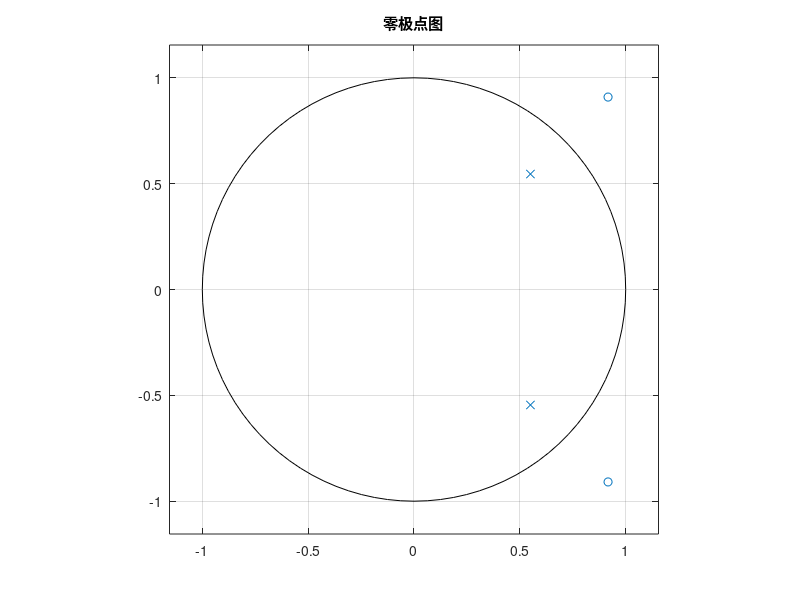

Reproduce this figure in MATLAB. (Note: this script raises an error after producing the figure.)
clear;
close all;
clc;


% ex08_07.m  |  例8.7 · 全通系统  |  AI 生成，已校验，R2023b
% 二阶离散系统分析：差分方程 y(n)-1.1y(n-1)+0.6y(n-2)=0.6x(n)-1.1x(n-1)+x(n-2)

clear; close all;

%% 1. 系统函数 H(z) 的系数与显示
b = [0.6, -1.1, 1];      % 分子系数（按 z^0, z^{-1}, z^{-2} 顺序）
a = [1, -1.1, 0.6];      % 分母系数
disp('系统函数 H(z) = (0.6 - 1.1z^{-1} + z^{-2}) / (1 - 1.1z^{-1} + 0.6z^{-2})')

%% 2. 零极点图
figure;
zplane(b, a);
title('零极点图');
% 设置字体与线宽
ax = gca; ax.FontSize = 24;
xlabel('实部'); ylabel('虚部');
% 调整零极点标记的大小/线宽
hLines = findobj(gca, 'Type', 'line');
set(hLines, 'LineWidth', 2);
hCircle = findobj(gca, 'Marker', 'o'); % 零点
set(hCircle, 'LineWidth', 2, 'MarkerSize', 10);
hCross = findobj(gca, 'Marker', 'x'); % 极点
set(hCross, 'LineWidth', 2, 'MarkerSize', 10);
grid on;

%% 3. 单位样值响应
n_imp = 0:30;
h_imp = impz(b, a, n_imp);
figure;
stem(n_imp, h_imp, 'b', 'LineWidth', 2, 'MarkerSize', 6);
xlabel('n'); ylabel('h(n)');
title('单位样值响应');
ax = gca; ax.FontSize = 24;
grid on;

%% 4. 幅频与相频特性
Nfft = 512;
[H, w] = freqz(b, a, Nfft, 'whole');
H_mag = abs(H);
H_phase = unwrap(angle(H));  % 解卷绕相位

figure('Position', [100, 100, 900, 700]); % 纵向两个子图，加高
subplot(2,1,1);
plot(w/pi, H_mag, 'b', 'LineWidth', 2);
xlabel('归一化频率 (\times\pi rad/sample)');
ylabel('幅度');
title('幅频特性');
ax = gca; ax.FontSize = 24;
grid on;

subplot(2,1,2);
plot(w/pi, H_phase, 'r', 'LineWidth', 2);
xlabel('归一化频率 (\times\pi rad/sample)');
ylabel('相位 (rad)');
title('相频特性');
ax = gca; ax.FontSize = 24;
grid on;

%% 5. 输入正弦序列与输出对比
n = 0:50;
f0 = 0.05;          % 数字频率 0.05*2pi -> 周期20点
x_sin = sin(2*pi*f0 * n);
y_sin = filter(b, a, x_sin);

figure;
plot(n, x_sin, 'b-', 'LineWidth', 2); hold on;
plot(n, y_sin, 'r--', 'LineWidth', 2); hold off;
xlabel('n'); ylabel('幅度');
title('正弦输入与输出');
legend('输入 x(n)', '输出 y(n)');
ax = gca; ax.FontSize = 24;
grid on;

%% 6. 输入方波序列与输出对比
% 生成周期为20的方波（与正弦同周期）
x_squa = square(2*pi*f0 * n);   % 幅度 ±1
y_squa = filter(b, a, x_squa);

figure;
plot(n, x_squa, 'b-', 'LineWidth', 2); hold on;
plot(n, y_squa, 'r--', 'LineWidth', 2); hold off;
xlabel('n'); ylabel('幅度');
title('方波输入与输出');
legend('输入 x(n)', '输出 y(n)');
ax = gca; ax.FontSize = 24;
grid on;
